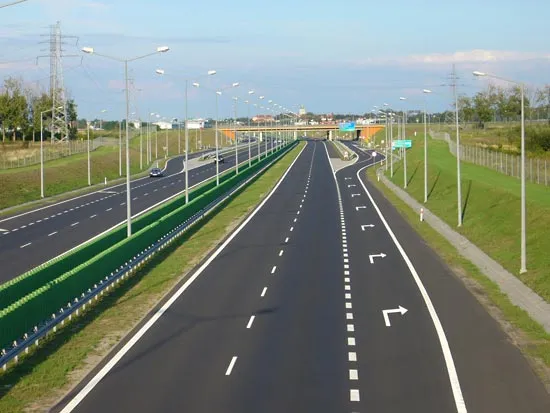
#> input picture road.jpg, 550 x 413 px
$ python main.py
#> lines starting #> are read from the running program, lines starting #| are printed output that depends on the picture; after the words box and inside, x2 and y2 are one past the last pixel; in counts of white or black regions, pixels touching at a corner belong together
import cv2
import numpy as np

# Load image
image = cv2.imread("road.jpg")
#> image is the input picture: shape (413, 550, 3); mean B, G, R 122.4, 133.6, 123.4

# Check if image exists
if image is None:
    print("Image not found!")
    exit()

# Convert to grayscale
gray = cv2.cvtColor(image, cv2.COLOR_BGR2GRAY)
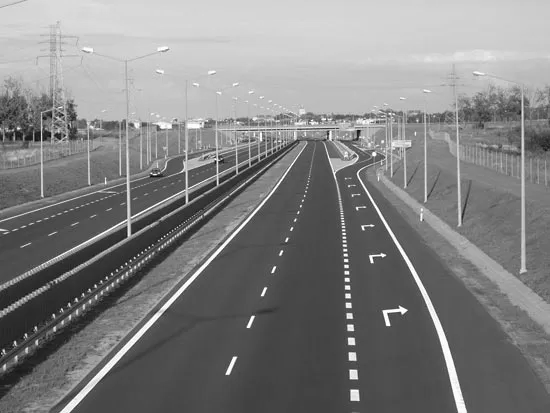
#> gray: shape (413, 550); min 7, max 255, mean 129.3

# Blur image
blur = cv2.GaussianBlur(gray, (5, 5), 0)
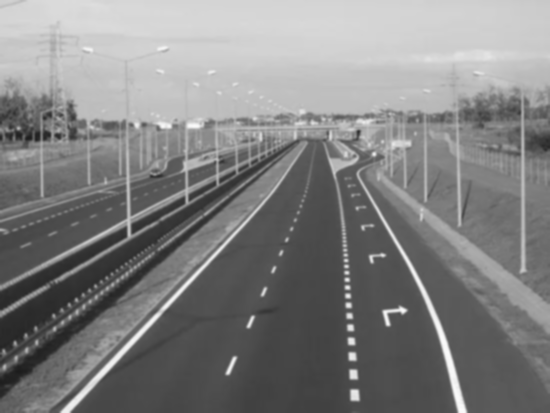
#> blur: shape (413, 550); min 28, max 251, mean 129.3

# Detect edges
edges = cv2.Canny(blur, 50, 150)
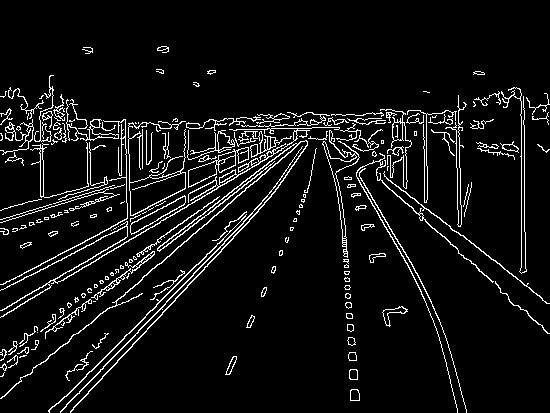
#> edges: shape (413, 550); 6.7% white in thin lines or dots, all inside (x1, y1, x2, y2) = (0, 46, 550, 413)

# Save output
cv2.imwrite("lane_edges.jpg", edges)

print("Lane detection completed!")
